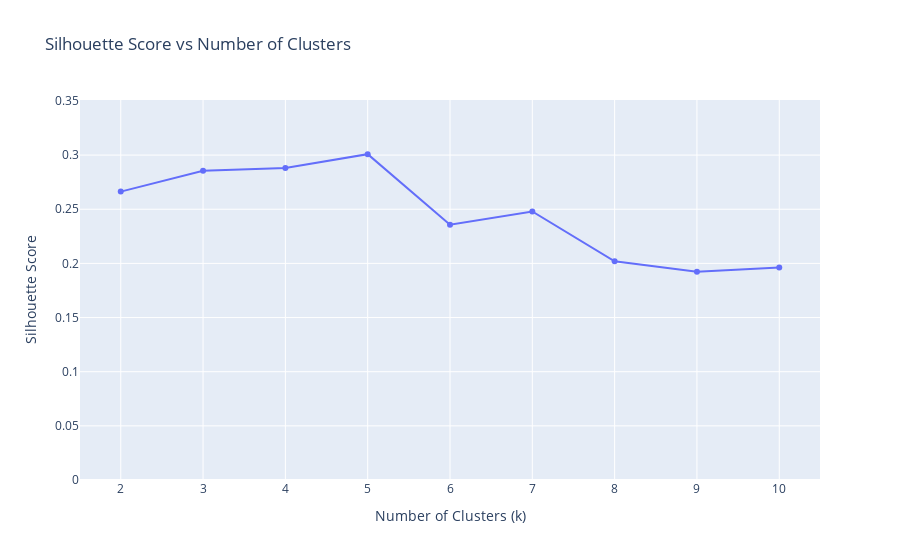

The cell this chart's notebook holds for it:
### Markdown cell above
the elbow seems around k = 4

### Code cell
# Prepare DataFrame
df_silhouette = pd.DataFrame({
    'n_clusters': list(n_clusters),
    'silhouette_score': silhouette_scores
})

# Create line plot
fig = px.line(
    df_silhouette,
    x='n_clusters',
    y='silhouette_score',
    markers=True,
    title='Silhouette Score vs Number of Clusters'
)

fig.update_layout(
    xaxis_title='Number of Clusters (k)',
    yaxis_title='Silhouette Score',
    xaxis=dict(dtick=1),
    yaxis=dict(range=[0, max(silhouette_scores) + 0.05])
)

fig.show()

### Figure 1 — Plotly figure (JSON) as saved in the notebook; plotly's stock layout.template omitted (floating-point values rounded to 4 significant figures)
{"data": [{"hovertemplate": "n_clusters=%{x}<br>silhouette_score=%{y}<extra></extra>", "legendgroup": "", "line": {"color": "#636efa", "dash": "solid"}, "marker": {"symbol": "circle"}, "mode": "lines+markers", "name": "", "orientation": "v", "showlegend": false, "type": "scatter", "x": [2, 3, 4, 5, 6, 7, 8, 9, 10], "xaxis": "x", "y": [0.2663, 0.2856, 0.288, 0.3009, 0.2357, 0.2479, 0.202, 0.1923, 0.1962], "yaxis": "y"}], "layout": {"legend": {"tracegroupgap": 0}, "title": {"text": "Silhouette Score vs Number of Clusters"}, "xaxis": {"anchor": "y", "domain": [0, 1], "dtick": 1, "title": {"text": "Number of Clusters (k)"}}, "yaxis": {"anchor": "x", "domain": [0, 1], "range": [0, 0.3509], "title": {"text": "Silhouette Score"}}}}
